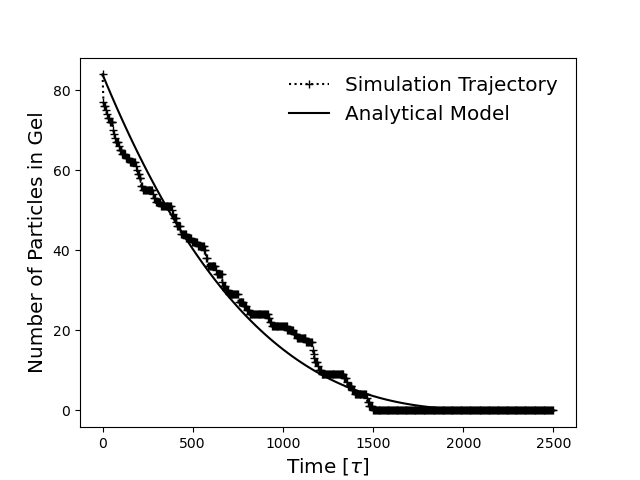

Here is the Python script that generated this plot:
#!/usr/bin/env python
"""
Reads a trajectory to determine the degradation rate
of a hydrogel and applies an analytical model to which a 
comparison can be made.
"""
import json 
import hydrogels
import numpy as np
import pandas as pd
import matplotlib.pyplot as plt

import hydrogels.theory.models.simulations.lennard_jones

LennardJonesSimulation = hydrogels.theory.models.simulations.lennard_jones.LennardJones

from hydrogels.utils.logger import Logger
logger = Logger('model.py')

def _extract_data(fname : str) -> dict:
    df = pd.read_csv(fname)
    logger.debug(f'Particles:\n{df.head()}')
    data = {
        'particles' : df,
        'N' : max(df.iloc[:, 0])
    }
    return data

def _plot_trajectory(
    ax: plt.Axes, 
    data: pd.DataFrame,
    timestep: float,
    stride: float,
) -> plt.Line2D:
    time = np.arange(0, len(data)) * timestep * stride
    line = ax.plot(time, data.iloc[:, 0], 'k+:', label='Simulation Trajectory')
    return line

def _model(
    N, 
    conc, 
    density,
    simulation,
    **kwargs
) -> LennardJonesSimulation:
    return LennardJonesSimulation(
        simulation['timestep'],
        N,
        sig=simulation['lj_sig'],
        eps=simulation['lj_eps'],
        rc=simulation['lj_cutoff'],
        beta=0.4,
        c0=conc,
        nV=density,
        thickness=simulation['reaction_radius'],
        rate=simulation['enzyme_number']/simulation['reaction_rate'],
    )

def _plot_model(
    ax: plt.Axes, 
    model: LennardJonesSimulation
) -> plt.Line2D:
    temp = model.history.dataframe
    skip = len(temp) // 100
    temp = temp.iloc[::skip]
    logger.debug(f'Using temp with {len(temp)} rows')
    ax.plot(temp['t'], temp['N'], 'k-', label='Analytical Model')
    return

def main(**kwargs):

    logger.debug(f'Creating Axes...')
    fig, ax = plt.subplots()
    ax.set_xlabel(r"Time [$\tau$]", fontsize='x-large')
    ax.set_ylabel(r"Number of Particles in Gel", fontsize='x-large')

    f_json = kwargs['json']
    logger.info(f'Using JSON file {f_json}')
    with open(f_json, 'r') as f:
        settings = json.load(f)

    logger.debug(f'JSON Data: {json.dumps(settings, indent=2)}')
    
    logger.debug(f'Plotting Trajectory...')
    f_particles = settings['trajectory']['f_particles']
    logger.info(f'Using particles file: {f_particles}')   
    data = _extract_data(f_particles)
    dt = settings['simulation']['timestep']
    stride = settings['simulation']['stride']
    _plot_trajectory(ax, data['particles'], dt, stride)

    logger.debug(f'Running _model...')
    N = data['N']
    conc = data['N'] / settings['simulation']['box'] ** 3
    density = settings['trajectory']['gel_density']

    n_timesteps =  stride * settings['simulation']['length']
    logger.debug(
        f'Using {n_timesteps} timesteps'
        f' with dt={dt}')

    model = _model(N, conc, density, settings['simulation'])
    #logger.debug(f'Created Model: {model.string}')
    model.run(n_timesteps)
    logger.info(f'Ran model and returned history:\n{model.history.dataframe}')
    logger.debug(f'Plotting Model...')
    _plot_model(ax, model)
    ax.legend(frameon=False, fontsize='x-large')

    fout = kwargs.get('plot_file', False)
    if fout:
        logger.info(f'Saving plot to {fout}...')
        fig.savefig(fout)
        logger.info(f'Save successful!')

    if kwargs.get('show', False):
        logger.info('Showing plot...')
        plt.show()

    f_model = kwargs.get('model_file', False)
    if f_model:
        logger.info(f'Writing model history to {f_model}')
        model.history.dataframe.to_csv(f_model, index=False)

    return

if __name__ == '__main__':
    from argparse import ArgumentParser
    parser = ArgumentParser()

    # files and plotting options
    parser.add_argument('--json', required=True)
    parser.add_argument('--plot-file', required=False, default=None)
    parser.add_argument('--model-file', required=False, default=None)
    parser.add_argument('--show', action='store_true')
    parser.add_argument('--enforce', action='store_true')

    args = vars(parser.parse_args())
    main(**args)